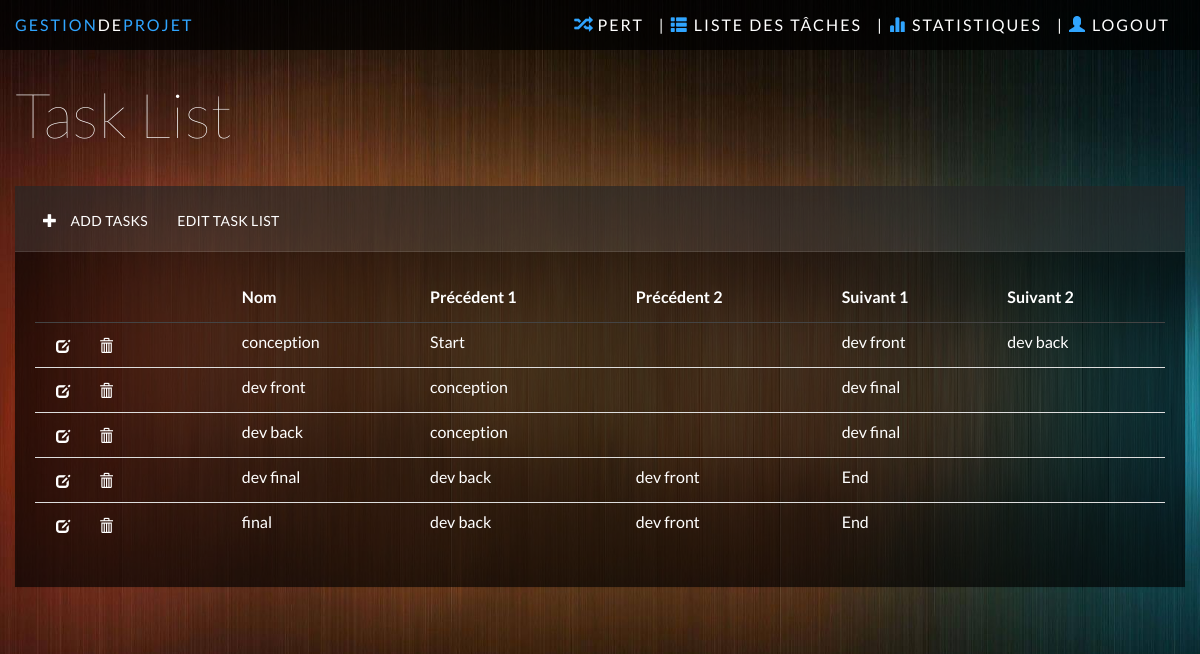
/tasklist.php, run on the app's committed database.
### tables this page shows
CREATE TABLE IF NOT EXISTS `tache` (
  `id` int(10) NOT NULL AUTO_INCREMENT,
  `idProjet` int(10) NOT NULL,
  `idRessource` int(10) NOT NULL,
  `nom` varchar(50) NOT NULL,
  `suivant1` varchar(50) NOT NULL,
  `suivant2` varchar(50) NOT NULL,
  `precedent1` varchar(50) NOT NULL,
  `precedent2` varchar(50) NOT NULL,
  PRIMARY KEY (`id`)
);

### models/cnx.php (called while the page is built)
<?php
function getBdd() {
	try
	{
		$bdd = new PDO('mysql:host=localhost;dbname=m1bd;charset=utf8', 'root', '');
	}
	catch(Exception $e)
	{
	        die('Erreur : '.$e->getMessage());
	}
  return $bdd;
}
?>

### models/Project.php (called while the page is built, shortened)
<?php
require("Task.php");
class Project
{
	var $listeSimulateurs;
	var $bdd;
	private static $_instance = null;
	function __construct($id, $nom, $tacheDebut, $tacheFin)
	{
		$this->listeSimulateurs = array();
		$this->bdd = getBdd();
		$this->loadListeTaches();
		$this->loadListeSimulateurs();
	}
	function loadListeTaches()
	{
		$reponse = $this->bdd->query('SELECT * FROM tache');
		while ($donnees = $reponse->fetch())
		{
			$tache = new Task($donnees['id'], $donnees['nom'], $donnees['precedent1'], $donnees['precedent2'], $donnees['suivant1'], $donnees['suivant2'], $this);
			$tache->loadLoi();
		}
	}
	function loadListeSimulateurs()
	{
		$reponse = $this->bdd->query('SELECT * FROM simulateur');
		while ($donnees = $reponse->fetch())
		{
			if($donnees['typeSimulateur'] == SimulateurEnum::ChargeGlobale) {
				$simulateur = new SimulationChargeGlobale($donnees['typeSimulateur'], $donnees['nbEchantillons'], $donnees['largeurIntervalle'], $this);
				$simulateur->probabilite = $donnees['probabilite'];
				$simulateur->charge = $donnees['charge'];
				array_push($this->listeSimulateurs, $simulateur);
			}
		}
	}
	public static function getInstance() {
		if(is_null(self::$_instance)) {
			self::$_instance = new Project(1, 'Gna', null, null);
		}
		return self::$_instance;
	}
}
?>

### models/Task.php (called while the page is built, shortened)
<?php
require("cnx.php");
class Task
{
	var $bdd;
	function __construct($id, $nom, $precedent1, $precedent2, $suivant1, $suivant2, $projet)
	{
		$this->id = $id;
		$this->nom = $nom;
		$this->precedent1 = $precedent1;
		$this->precedent2 = $precedent2;
		$this->suivant1 = $suivant1;
		$this->suivant2 = $suivant2;
		$this->bdd = getBdd();
	}
	public function loadLoi()
	{
		$reponse = $this->bdd->query('SELECT l.* FROM tache t, loi l where t.id = l.idTache');
		$loi = $reponse->fetch();
		if($loi['nom'] == LoiEnum::Beta) {
			$reponse = $this->bdd->query('SELECT b.* FROM loi l, loiBeta b where l.id = b.id');
			$beta = $reponse->fetch();
		} else if($loi['nom'] == LoiEnum::Triangulaire) {
			$reponse = $this->bdd->query('SELECT t.* FROM loi l, loiTriangulaire t where l.id = t.id');
			$triangulaire = $reponse->fetch();
			$this->loi = new LoiTriangulaire($loi['valeurMin'], $loi['valeurMax'], $triangulaire['c']);
		} else if($loi['nom'] == LoiEnum::Normale) {
			$reponse = $this->bdd->query('SELECT n.* FROM loi l, loiNormale n where l.id = n.id');
			$normale = $reponse->fetch();
			$this->loi = new LoiNormaleTronquee($loi['valeurMin'], $loi['valeurMax'], $normale['mu'], $normale['sigma']);
		} else if($loi['nom'] == LoiEnum::Uniforme) {
			$this->loi = new LoiRand($loi['valeurMin'], $loi['valeurMax']);
		} else if($loi['nom'] == LoiEnum::SansLoi) {
			$this->loi = new SansLoi($loi['valeurMax']);
		}
	}
}
?>

### tasklist.php (the view, shortened to what this page needs)
<?php
require("models/Project.php");
$project = Project::getInstance();
?>
<html>
<head>
    <link href="css/bootstrap.min.css" rel="stylesheet">
    <link href="css/styles.css" rel="stylesheet">
    <link href="css/joint.css" rel="stylesheet">
</head>
<body>
	<?php
		require 'navbar.php';
	?>
	<div class="row main">
        <div class="row">
            <div class="col-lg-12">
                <h1 class="page-header">Task List</h1>
            </div>
        </div>
        <div class="row">
            <div class="col-lg-12">
                <div class="panel panel-default">
					<div class="panel-heading">
						<a class="btn btn-link" data-toggle="modal" data-target=".bs-example-modal-lg"><span class="glyphicon glyphicon-plus"></span> Add Tasks</a>
						<a class="btn btn-link" href="tasklist_edit.php">Edit Task List</a>
					</div>
                    	<div class="panel-body">
                        <table class="table">
                            <thead>
                            	<tr>
								<th></th>
                                <th>Nom</th>
                                <th>Précédent 1</th>
                                <th>Précédent 2</th>
                                <th>Suivant 1</th>
                                <th>Suivant 2</th>
                              </tr>
                            </thead>
                            <tbody>
                            	<?php
									foreach ($project->listeTaches as $task) {
	                            ?>
	                            <tr>
								<td>
                                  <a class="btn btn-link" data-toggle="modal" data-target="#modalTache<?php echo $task->id;?>" >
                                      <span class="glyphicon glyphicon-edit" aria-hidden="true" >
                                      </span>
                                  </a>
									<a class="btn btn-link" data-toggle="modal" data-target="#modalDeleteTache<?php echo $task->id;?>">
                                      <span class="glyphicon glyphicon-trash" aria-hidden="true" >
                                      </span>
									</a>
                                </td>
	                              <td><?php echo $task->nom;?></td>
	                              <td><?php echo $task->precedent1;?></td>
	                              <td><?php echo $task->precedent2;?></td>
	                              <td><?php echo $task->suivant1;?></td>
	                              <td><?php echo $task->suivant2;}?></td>
	                            </tr>
                            </tbody>
                      </table>
                    </div>
                </div>
            </div>
        </div>
    </div>
</body>
</html>

### css/styles.css (style rules this page uses)
body { background-color: #444; background-image: url(../img/bg.jpg); background-size: cover; -webkit-background-size: cover; -moz-background-size: cover; -o-background-size: cover; font-family: 'Lato'; padding-top: 50px; color: #fff; }
.row { margin: 0; }
.panel-body { padding: 20px; }
.main { padding-bottom: 20px; }
a, a:hover, a:focus { color: #fff; }
h1, h2, h3, h4, h5, h6 { color: #fff; }
h1 { font-weight: 100; font-size: 62px; }
.btn-link { color: #fff; }
.btn { border-radius: 2px; }
.panel { border: 0; background: #333; background: rgba(0, 0, 0, .65); border-radius: 0; margin-top: -1px; }
.panel-heading { font-size: 18px; font-weight: 300; letter-spacing: 0.025em; height: 66px; line-height: 45px; border-radius: 0; }
.panel-default .panel-heading { background: #444; background: rgba(255, 255, 255, .1); border-bottom: 1px solid rgba(255, 255, 255, .1); color: #fff; text-transform: uppercase; font-size: 14px; font-weight: 500; }
h1.page-header { margin-top: 30px; margin-bottom: 30px; border-bottom: 0; color: #fff; }
.panel-heading .glyphicon { margin-right: 10px; }
.table { background: none; }
.table>thead>tr>th { border-bottom: 1px solid #444; vertical-align: middle; height: 50px; }

### data on the page
tache: nom "conception", precedent1 "Start", suivant1 "dev front", suivant2 "dev back"
tache: nom "dev front", precedent1 "conception", suivant1 "dev final"
tache: nom "dev back", precedent1 "conception", suivant1 "dev final"
tache: nom "dev final", precedent1 "dev back", precedent2 "dev front", suivant1 "End"
tache: nom "final", precedent1 "dev back", precedent2 "dev front", suivant1 "End"
